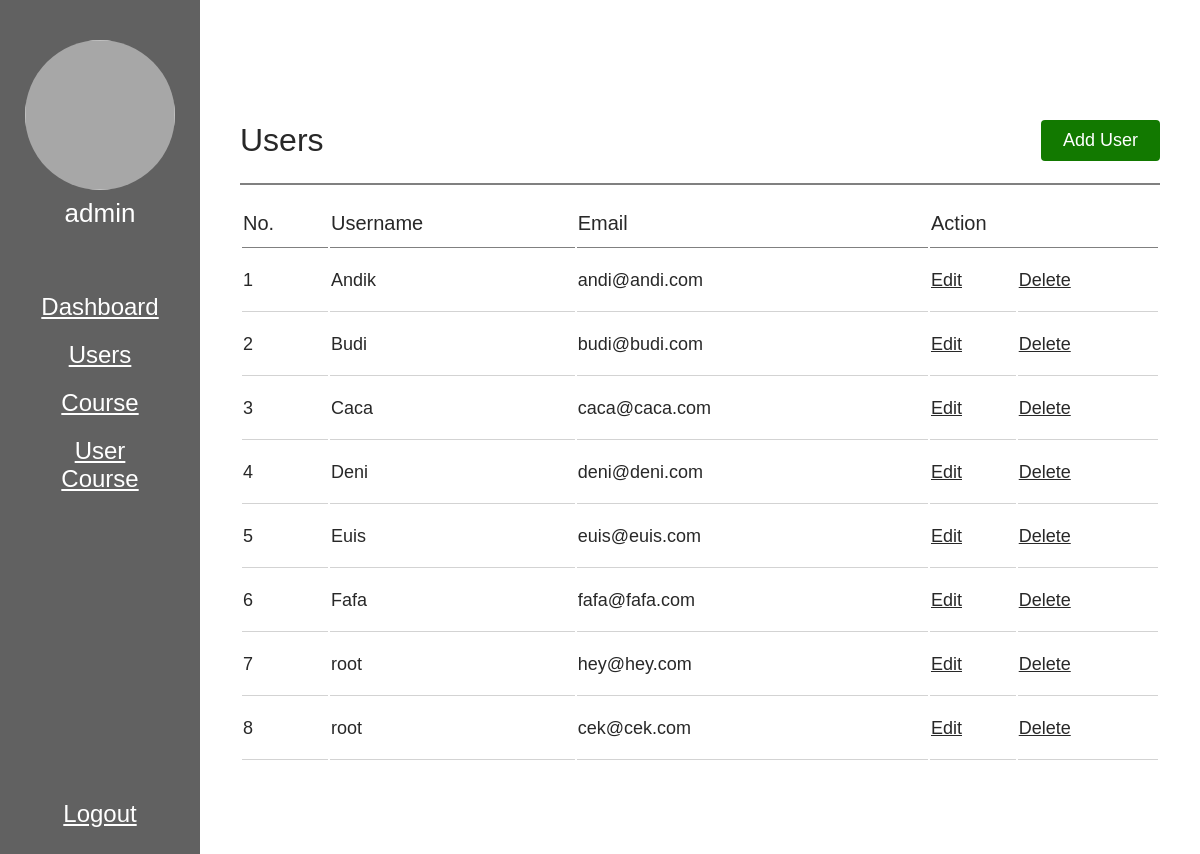
/users.php (signed in), run on the app's committed database.
### tables this page shows
CREATE TABLE `users` (
  `id` int(11) NOT NULL,
  `username` varchar(50) DEFAULT NULL,
  `email` varchar(50) DEFAULT NULL,
  `password` varchar(50) DEFAULT NULL,
  `created_at` timestamp NOT NULL DEFAULT current_timestamp(),
  `updated_at` timestamp NOT NULL DEFAULT current_timestamp()
);

### users.php (the view, shortened to what this page needs)
<?php
    require('dbConnect.php');
    $sql = "SELECT * FROM users";
    $result = $conn->query($sql);
    $array = array();
    if ($result->num_rows > 0) {
        while($row = $result->fetch_assoc()) {
            $a = array(
                'id' => $row["id"],
                'username' =>  $row["username"],
                'email' =>  $row["email"]
            );
            array_push($array, $a);
        }
    }
?>
<!DOCTYPE html>
<html lang="en">
<head>
    <link rel="stylesheet" type="text/css" href="css/main.css"/>
</head>
<body>
    <nav class="sidebar" >
        <div class="user-box">
            <img src=""/>
            <label>
                <?php echo $_SESSION['user']; ?>
            </label>
        </div>
        <div class="menu-wrapper">
            <a href="index.php">
                Dashboard
            </a>
            <a href="users.php">
                Users
            </a>
            <a href="courses.php">
                Course
            </a>
            <a href="usercourse.php">
                User Course
            </a>
        </div>
        <a href="logoutController.php" class="logout">
            Logout
        </a>
    </nav>
    <main class="main-content">
        <div class="content-title">
            Users
            <a href="adduser.php">
                Add User
            </a>
        </div>
        <div class="content user">
            <table>
                <thead>
                    <tr>
                        <td>No.</td>
                        <td>Username</td>
                        <td>Email</td>
                        <td colspan="2">Action</td>
                    </tr>
                </thead>
                <tbody>
                    <?php foreach($array as $key => $user){ ?>
                        <tr>
                            <td>
                                <?php echo $key+1;?>
                            </td>
                            <td>
                                <?php echo $user['username']?>
                            </td>
                            <td>
                                <?php echo $user['email']?>
                            </td>
                            <td>
                                <a href="adduser.php?id=<?php echo $user['id']; ?>">
                                    Edit
                                </a>
                            </td>
                            <td>
                                <a href="deluserController.php?id=<?php echo $user['id']; ?>">
                                    Delete
                                </a>
                            </td>
                        </tr>
                    <?php } ?>
                </tbody>
            </table>
        </div>
    </main>
</body>
</html>

### css/main.css (style rules this page uses)
* { box-sizing: border-box; font-family: 'Gill Sans', 'Gill Sans MT', Calibri, 'Trebuchet MS', sans-serif; color: rgb(40, 40, 40); font-size: 14px; position: relative; }
body { margin: unset; width: 100%; height: 100vh; display: flex; }
nav.sidebar { background-color: rgb(97, 97, 97); padding: 40px 20px; width: 100%; max-width: 10vw; min-width: 200px; display: flex; flex-direction: column; gap: 54px; align-items: center; }
.sidebar .user-box { display: flex; flex-direction: column; align-items: center; gap: 8px; }
.sidebar .user-box img { width: 150px; height: 150px; border-radius: 50%; background-color: rgb(167, 167, 167); }
.sidebar .user-box label { font-size: 26px; color: white; }
.sidebar .menu-wrapper { display: flex; flex-direction: column; gap: 20x; }
.sidebar .menu-wrapper a, nav.sidebar .logout { font-size: 24px; color: white; padding: 10px 24px; text-align: center; }
nav.sidebar .logout { position: absolute; bottom: 5vh; }
.main-content { display: flex; flex-direction: column; gap: 24px; padding: 120px 40px; flex: 1; }
.main-content .content-title { font-size: 32px; border-bottom: 2px solid grey; width: 100%; padding-bottom: 22px; display: flex; justify-content: space-between; align-items: center; }
.main-content .content-title a { background-color: rgb(18, 121, 0); font-size: 18px; color: white; text-decoration: none; padding: 10px 22px; border-radius: 4px; }
.main-content .content { width: 100%; overflow: auto; }
.main-content .content.user table { width: 100%; }
.main-content .content.user table thead td { border-bottom: 1px solid grey; font-size: 20px; font-weight: 500; padding-bottom: 12px; }
.main-content .content.user table tbody td { border-bottom: 1px solid lightgrey; font-size: 18px; padding-block: 20px; }
.main-content .content.user table tbody td * { font-size: 18px; }

### data on the page
users: username "Andik", email "andi@andi.com"
users: username "Budi", email "budi@budi.com"
users: username "Caca", email "caca@caca.com"
users: username "Deni", email "deni@deni.com"
users: username "Euis", email "euis@euis.com"
users: username "Fafa", email "fafa@fafa.com"
users: username "root", email "hey@hey.com"
users: username "root", email "cek@cek.com"

### other printed values
$_SESSION['user'] "admin"
